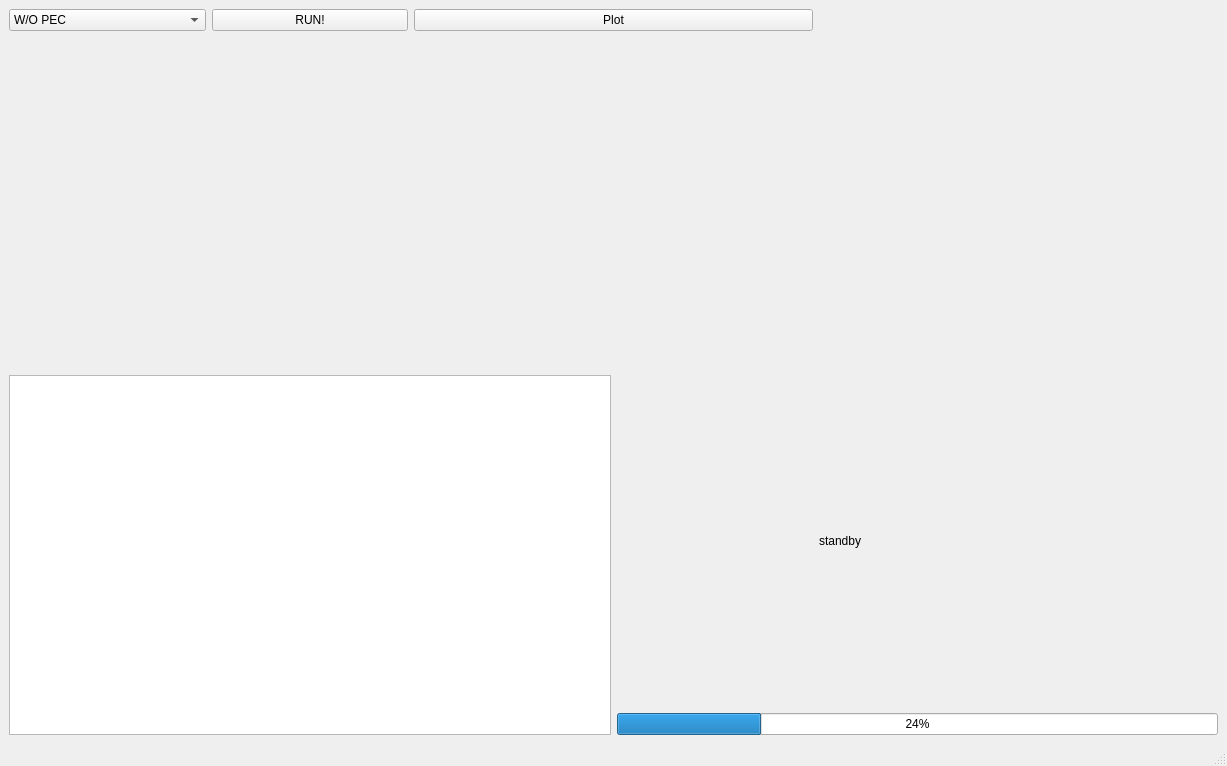
<?xml version="1.0" encoding="UTF-8"?>
<ui version="4.0">
 <class>MainWindow</class>
 <widget class="QMainWindow" name="MainWindow">
  <property name="geometry">
   <rect>
    <x>0</x>
    <y>0</y>
    <width>1227</width>
    <height>766</height>
   </rect>
  </property>
  <property name="windowTitle">
   <string>MainWindow</string>
  </property>
  <widget class="QWidget" name="centralwidget">
   <layout class="QGridLayout" name="gridLayout">
    <item row="0" column="1">
     <widget class="QPushButton" name="pushButton">
      <property name="text">
       <string>RUN!</string>
      </property>
     </widget>
    </item>
    <item row="3" column="3" colspan="3">
     <widget class="QProgressBar" name="progressBar">
      <property name="value">
       <number>24</number>
      </property>
     </widget>
    </item>
    <item row="2" column="0" rowspan="2" colspan="3">
     <widget class="QTextEdit" name="textEdit"/>
    </item>
    <item row="0" column="2" colspan="2">
     <widget class="QPushButton" name="pushButton_2">
      <property name="text">
       <string>Plot</string>
      </property>
     </widget>
    </item>
    <item row="2" column="4" colspan="2">
     <widget class="QLabel" name="label">
      <property name="text">
       <string>standby</string>
      </property>
     </widget>
    </item>
    <item row="0" column="0">
     <widget class="QComboBox" name="comboBox">
      <item>
       <property name="text">
        <string>W/O PEC</string>
       </property>
      </item>
      <item>
       <property name="text">
        <string>W/ PEC</string>
       </property>
      </item>
     </widget>
    </item>
    <item row="1" column="0" colspan="3">
     <widget class="QCustomPlot" name="myPlot" native="true"/>
    </item>
    <item row="1" column="3" colspan="3">
     <widget class="QCustomPlot" name="myPlot_2" native="true"/>
    </item>
   </layout>
  </widget>
  <widget class="QMenuBar" name="menubar">
   <property name="geometry">
    <rect>
     <x>0</x>
     <y>0</y>
     <width>1227</width>
     <height>28</height>
    </rect>
   </property>
  </widget>
  <widget class="QStatusBar" name="statusbar"/>
 </widget>
 <customwidgets>
  <customwidget>
   <class>QCustomPlot</class>
   <extends>QWidget</extends>
   <header>qcustomplot.h</header>
   <container>1</container>
  </customwidget>
 </customwidgets>
 <resources/>
 <connections/>
</ui>
